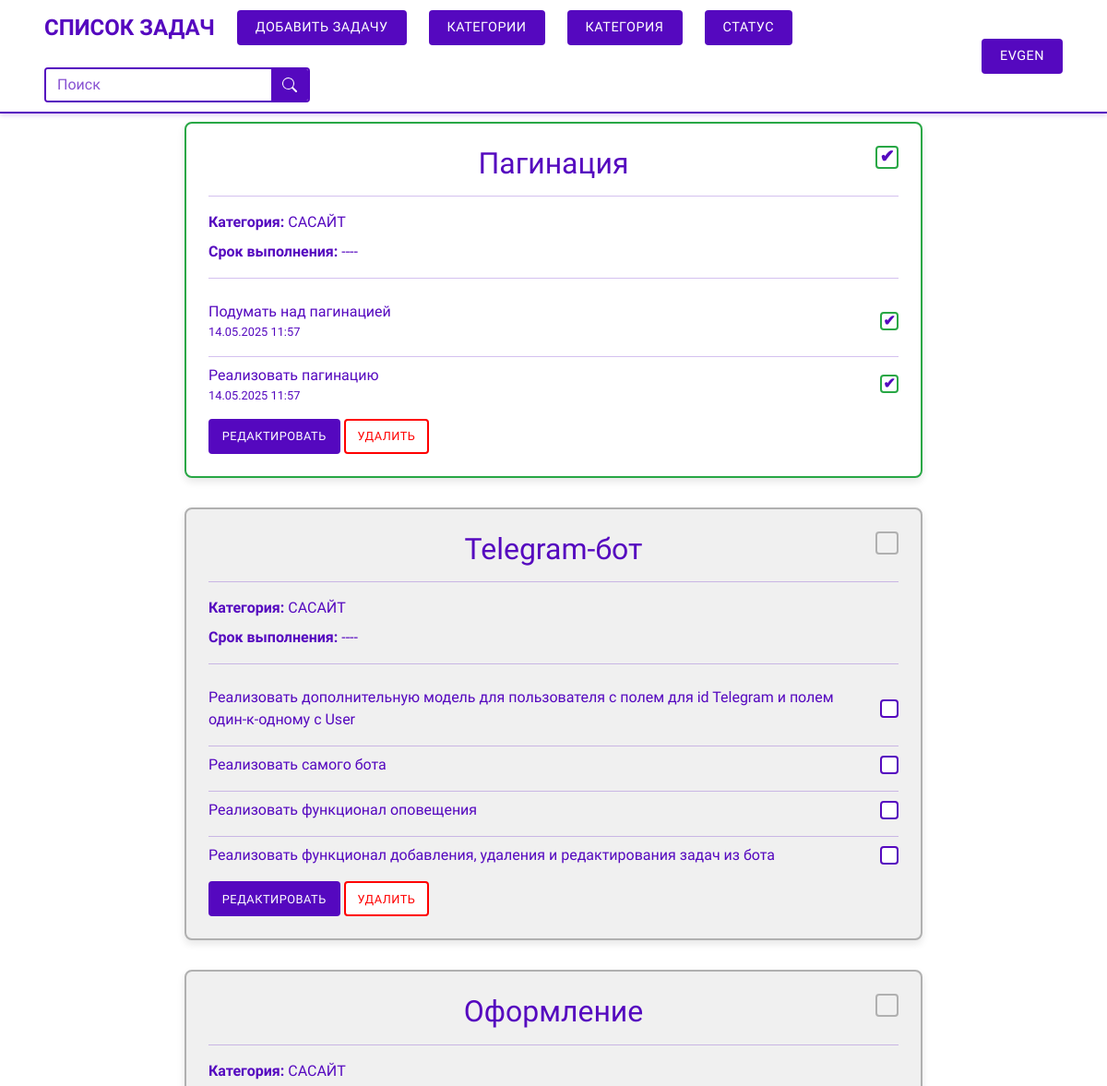
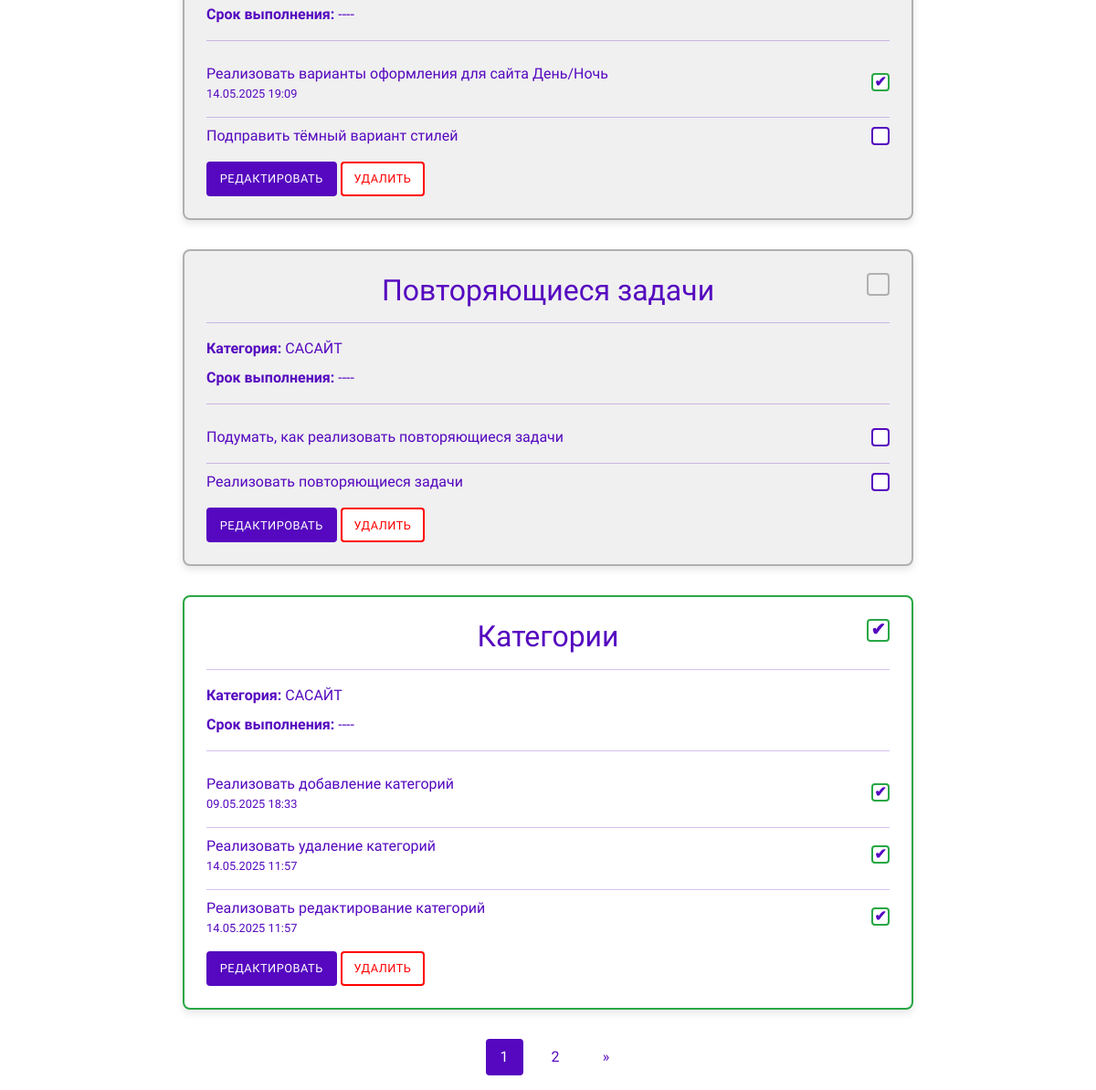
Page / (signed in) on the committed database (2 pictures, top to bottom).
### task/models.py (models this page shows, shortened)
class Task(models.Model):
    class Status(models.TextChoices):
        NOT_ACTIVE = 'not_active', 'Не активна'
        ACTIVE = 'active', 'Активна'
        COMPLETED = 'completed', 'Выполнена'
    title = models.CharField(max_length=100, verbose_name='Название задачи')
    user = models.ForeignKey(User, on_delete=models.CASCADE, verbose_name='Пользователь', related_name='tasks')
    category = models.ForeignKey(Category, on_delete=models.PROTECT, verbose_name='Категория', related_name='tasks')
    status = models.CharField(max_length=10, choices=Status.choices, default=Status.NOT_ACTIVE,
                              verbose_name='Статус задачи')
    create_date = models.DateTimeField(auto_now_add=True, db_index=True, verbose_name='Дата создания')
    due_date = models.DateTimeField(blank=True, null=True, verbose_name='Срок выполнения')
    def get_relative_due_date(self):
        if not self.due_date:
            return ""
    class Meta:
        ordering = ('-create_date',)
        verbose_name = 'Задача'
        verbose_name_plural = 'Задачи'
        constraints = [
            models.CheckConstraint(
                check=models.Q(due_date__gt=models.F('create_date')),
                name='check_due_date_after_create_date'
            )
        ]

class Category(models.Model):
    name = models.CharField(max_length=50, verbose_name='Название')
    slug = models.SlugField(max_length=50, db_index=True, allow_unicode=True)
    user = models.ForeignKey(User, on_delete=models.CASCADE, verbose_name='Пользователь', related_name='categories')
    class Meta:
        ordering = ('name',)
        verbose_name = 'Категория'
        verbose_name_plural = 'Категории'
        constraints = [
            models.UniqueConstraint(fields=['slug', 'user'], name='unique_slug_per_user')
        ]

class SubTask(models.Model):
    task = models.ForeignKey(Task, on_delete=models.CASCADE, related_name='subtasks', verbose_name='Задача')
    description = models.TextField(blank=True, verbose_name='Подзадача')
    is_completed = models.BooleanField(default=False, verbose_name='Выполнена')
    create_date = models.DateTimeField(auto_now_add=True, verbose_name='Дата создания')
    completed_date = models.DateTimeField(null=True, blank=True, verbose_name='Дата выполнения')
    class Meta:
        ordering = ('create_date',)
        verbose_name = 'Позадача'
        verbose_name_plural = 'Подзадачи'
        default_related_name = 'subtasks'

### task/views.py (the view)
# urls.py: path('', views.home, name='home'),
def home(request):
    if request.user.is_authenticated:
        tasks = Task.objects.filter(user=request.user).prefetch_related('subtasks')
        category = request.GET.get('category')
        if category and category != '':
            tasks = tasks.filter(category__slug=category)
        status = request.GET.get('status')
        if status and status != '':
            tasks = tasks.filter(status=status)
        search = request.GET.get('search')
        if search and search != '':
            tasks = tasks.filter(Q(title__icontains=search))
        initial = {}
        if category:
            initial['category'] = category
        if status:
            initial['status'] = status
        if search:
            initial['search'] = search
        filter_form = TaskFilterForm(initial=initial)
        page_size = 5
        paginator = Paginator(tasks, page_size)
        page_number = request.GET.get('page')
        try:
            page_number = int(page_number) if page_number else 1
            page_obj = paginator.get_page(page_number)
        except (ValueError, EmptyPage, PageNotAnInteger):
            page_obj = paginator.page(1)
    else:
        page_obj = None
        filter_form = None
    context = {
        'page_obj': page_obj,
        'filter_form': filter_form,
    }
    return render(request, 'task/home.html', context)

### task/forms.py
class TaskFilterForm(forms.Form):
    category = forms.ModelChoiceField(
        queryset=Category.objects.all(),
        required=False,
        widget=forms.Select(attrs={'class': 'form-control'}),
        to_field_name='slug'
    )
    status = forms.ChoiceField(
        choices=Task.Status.choices,
        required=False,
        widget=forms.Select(attrs={'class': 'form-control'})
    )
    search = forms.CharField(
        max_length=50,
        required=False,
        widget=forms.TextInput(attrs={'class': 'form-control'})
    )

### task/templatetags/filter_tags.py (called while the page is built)
@register.simple_tag(takes_context=True)
def url_replace_param(context, **kwargs):
    request = context['request']
    dict_ = request.GET.copy()
    for key, value in kwargs.items():
        if value is not None:
            dict_[key] = value
        else:
            if key in dict_:
                del dict_[key]
    url = reverse('task:home')
    encoded_params = urlencode({k: v for k, v in dict_.items() if v}, doseq=True)
    if encoded_params:
        return f'{url}?{encoded_params}'
    return url

### task/templates/task/home.html (shortened to what this page needs)
{% extends 'base.html' %}
{% load django_bootstrap5 %}
{% load static %}
{% load filter_tags %}
{% block content %}
    <div class="container mt-4">
        {% if user.is_authenticated %}
            {% if page_obj %}
                {% for task in page_obj %}
                    <div class="task-card task-status-{{ task.status|lower }}">
                        <div class="task-header">
                            <h2 class="task-title">{{ task.title }}</h2>
                            <div class="task-status-indicator status-{{ task.status|lower }}"
                                 data-task-id="{{ task.id }}"
                                 data-url="{% url 'task:api_change_task_status' task.id %}"
                                 title="Изменить статус">
                                {% if task.status == 'completed' %}
                                    <span class="checkmark">&#10004;</span>
                                {% endif %}
                            </div>
                        </div>
                        <hr class="purple-line">
                        <p class="task-category"><strong>Категория:</strong> {{ task.category.name }}</p>
                        <p class="task-due-date">
                            <strong>Срок выполнения:</strong>
                            <span class="due-date-value">{{ task.due_date|date:"d.m.Y H:i"|default:"----" }}</span>
                        </p>
                        <hr class="purple-line">
                        <div class="subtask-list">
                            {% for subtask in task.subtasks.all %}
                                <div class="subtask-item">
                                    <div class="subtask-description">
                                        {{ subtask.description }}
                                        {% if subtask.is_completed %}
                                            <p class="small text-muted mb-0">{{ subtask.completed_date|date:"d.m.Y H:i" }}</p>
                                        {% endif %}
                                    </div>
                                    <div class="subtask-status-indicator subtask-status-{{ subtask.is_completed|yesno:'completed,not_completed' }}"
                                         data-subtask-id="{{ subtask.id }}"
                                         data-url="{% url 'task:api_change_subtask_status' subtask.id %}"
                                         title="Изменить статус">
                                        {% if subtask.is_completed %}
                                            <span class="checkmark">&#10004;</span>
                                        {% endif %}
                                    </div>
                                </div>
                                {% if not forloop.last %}
                                    <hr class="purple-line subtask-line">
                                {% endif %}
                            {% endfor %}
                        </div>
                        <div class="task-actions mt-3">
                            <a href="{% url 'task:task_edit' task.id %}{{ all }}"
                               class="btn btn-login btn-sm">Редактировать</a>
                            <button type="button" class="btn btn-cancel btn-sm" data-bs-toggle="modal"
                                    data-bs-target="#deleteTaskModal" data-task-id="{{ task.id }}"
                                    data-task-title="{{ task.title }}">
                                Удалить
                            </button>
                        </div>
                    </div>
                {% endfor %}
                <div class="pagination justify-content-center mt-4">
                    <ul class="pagination">
                        {% for num in page_obj.paginator.page_range %}
                            {% if page_obj.number == num %}
                                <li class="page-item active">
                                    <a href="{% url_replace_param page=num %}" class="page-link">{{ num }}</a>
                                </li>
                            {% elif num > page_obj.number|add:'-3' and num < page_obj.number|add:'3' %}
                                <li class="page-item">
                                    <a href="{% url_replace_param page=num %}" class="page-link">{{ num }}</a>
                                </li>
                            {% endif %}
                        {% endfor %}
                        <li class="page-item {% if not page_obj.has_next %}disabled{% endif %}">
                            {% if page_obj.has_next %}
                                <a href="{% url_replace_param page=page_obj.next_page_number %}" class="page-link">
                                    &raquo;
                                </a>
                            {% endif %}
                        </li>
                    </ul>
                </div>
            {% else %}
                <p class="text-center">Задач пока нет.</p>
            {% endif %}
        {% else %}
            <p class="text-center">Авторизуйтесь, чтобы увидеть задачи.</p>
        {% endif %}
    </div>
{% endblock %}

### task/templates/base.html (shortened to what this page needs)
{% load django_bootstrap5 %}
{% bootstrap_css %}
{% load static %}
{% load filter_tags %}
<!DOCTYPE html>
<html lang="ru">
<head>
    <link rel="stylesheet" href="{% static 'css/style.css' %}">
</head>
<body>
<header>
    <div class="container">
        <div class="header-left">
            <a href="{% url 'task:home' %}{{ all }}" class="logo">Список задач</a>
            {% if user.is_authenticated %}
                <a href="{% url 'task:task_create' %}{{ all }}" class="btn btn-add-task">Добавить задачу</a>
                <a href="{% url 'task:category_list' %}{{ all }}" class="btn btn-add-task">Категории</a>
                <div class="dropdown filter-dropdown">
                    <button class="btn btn-dropdown">
                        {% with current_category_slug=request.GET.category %}
                            {% if current_category_slug %}
                                {% for cat in categories %}
                                    {% if cat.slug == current_category_slug %}{{ cat.name }}{% endif %}
                                {% endfor %}
                            {% else %}
                                Категория
                            {% endif %}
                        {% endwith %}
                    </button>
                </div>
                <div class="dropdown filter-dropdown">
                    <button class="btn btn-dropdown">
                        {% with current_status_key=request.GET.status %}
                            {% if current_status_key %}
                                {% for status_key, status_name in statuses %}
                                    {% if status_key == current_status_key %}{{ status_name }}{% endif %}
                                {% endfor %}
                            {% else %}
                                Статус
                            {% endif %}
                        {% endwith %}
                    </button>
                </div>
                <form method="get" action="{% url 'task:home' %}" class="search-form-container">
                    <input type="text" name="search" class="form-control custom-search-input" placeholder="Поиск"
                           value="{{ request.GET.search|default:'' }}">
                    <button class="btn custom-search-button" type="submit">
                        <svg xmlns="http://www.w3.org/2000/svg" width="16" height="16" fill="currentColor"
                             class="bi bi-search" viewBox="0 0 16 16">
                            <path d="M11.742 10.344a6.5 6.5 0 1 0-1.397 1.398h-.001q.044.06.098.115l3.85 3.85a1 1 0 0 0 1.415-1.414l-3.85-3.85a1 1 0 0 0-.115-.1zM12 6.5a5.5 5.5 0 1 1-11 0 5.5 5.5 0 0 1 11 0"></path>
                        </svg>
                    </button>
                </form>
            {% endif %}
        </div>
        <div class="header-right">
            {% if user.is_authenticated %}
                <div class="dropdown">
                    <button class="btn btn-dropdown">{{ user.username }}</button>
                </div>
            {% else %}
                <a href="{% url 'account:login' %}" class="btn btn-login">Войти</a>
                <a href="{% url 'account:register' %}" class="btn btn-login">Регистрация</a>
            {% endif %}
        </div>
    </div>
</header>
{% block content %}
{% endblock %}
</body>
</html>

### rows in the picture
Task: title "Пагинация", category.name "САСАЙТ", due_date "----"
SubTask: description "Подумать над пагинацией", completed_date "14.05.2025 11:57"
SubTask: description "Реализовать пагинацию", completed_date "14.05.2025 11:57"
Task: title "Telegram-бот", category.name "САСАЙТ", due_date "----"
SubTask: description "Реализовать дополнительную модель для пользователя с полем для id Telegram и полем один-к-одному с User", is_completed False (drawn)
SubTask: description "Реализовать самого бота", is_completed False (drawn)
SubTask: description "Реализовать функционал оповещения", is_completed False (drawn)
SubTask: description "Реализовать функционал добавления, удаления и редактирования задач из бота", is_completed False (drawn)
Task: title "Оформление", category.name "САСАЙТ", due_date "----"
SubTask: description "Реализовать варианты оформления для сайта День/Ночь", completed_date "14.05.2025 19:09"
SubTask: description "Подправить тёмный вариант стилей", is_completed False (drawn)
Task: title "Повторяющиеся задачи", category.name "САСАЙТ", due_date "----"
SubTask: description "Подумать, как реализовать повторяющиеся задачи", is_completed False (drawn)
SubTask: description "Реализовать повторяющиеся задачи", is_completed False (drawn)
Task: title "Категории", category.name "САСАЙТ", due_date "----"
SubTask: description "Реализовать добавление категорий", completed_date "09.05.2025 18:33"
SubTask: description "Реализовать удаление категорий", completed_date "14.05.2025 11:57"
SubTask: description "Реализовать редактирование категорий", completed_date "14.05.2025 11:57"

### other values in the picture
{{ user.username }} "EVGEN"
{{ num }} "1"
{{ num }} "2"
